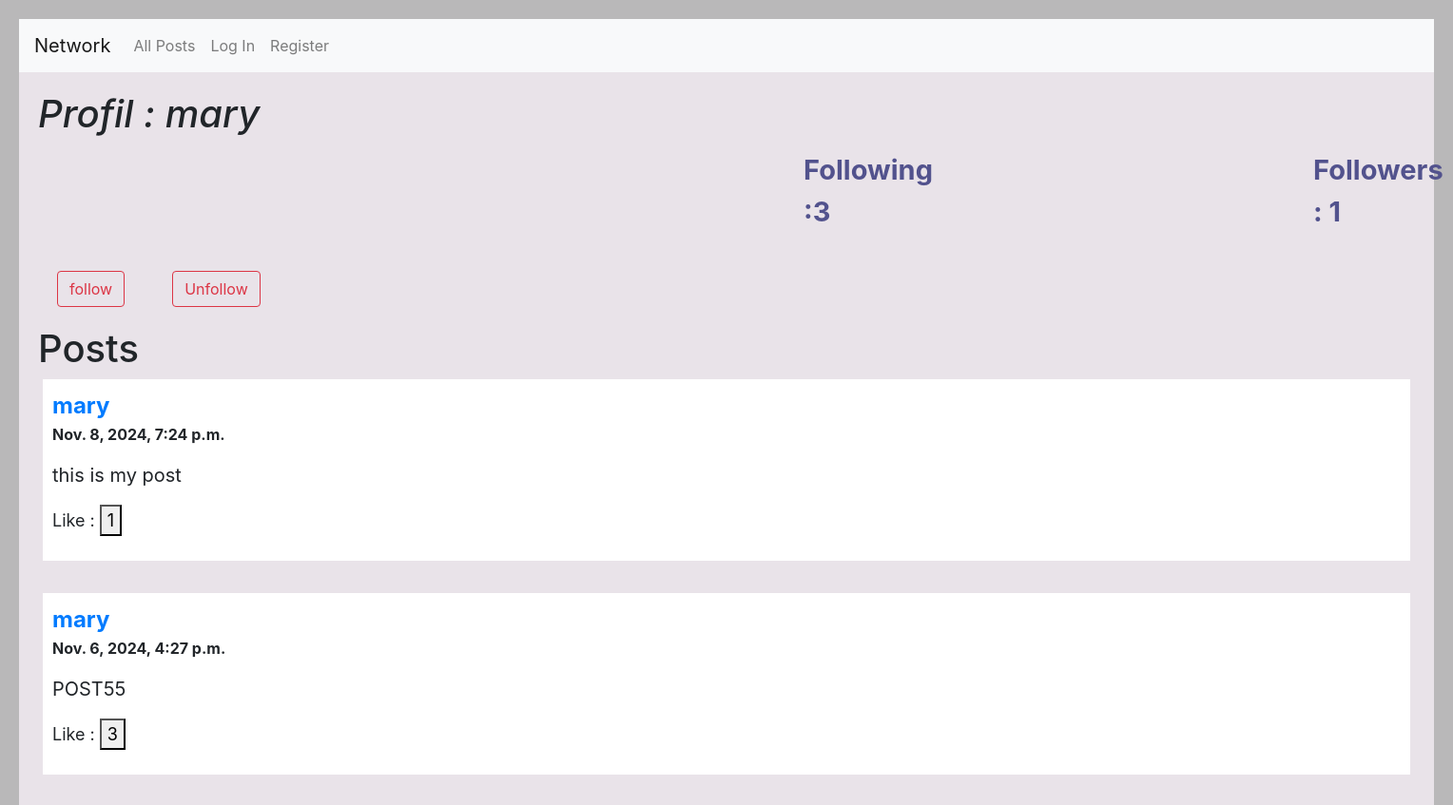
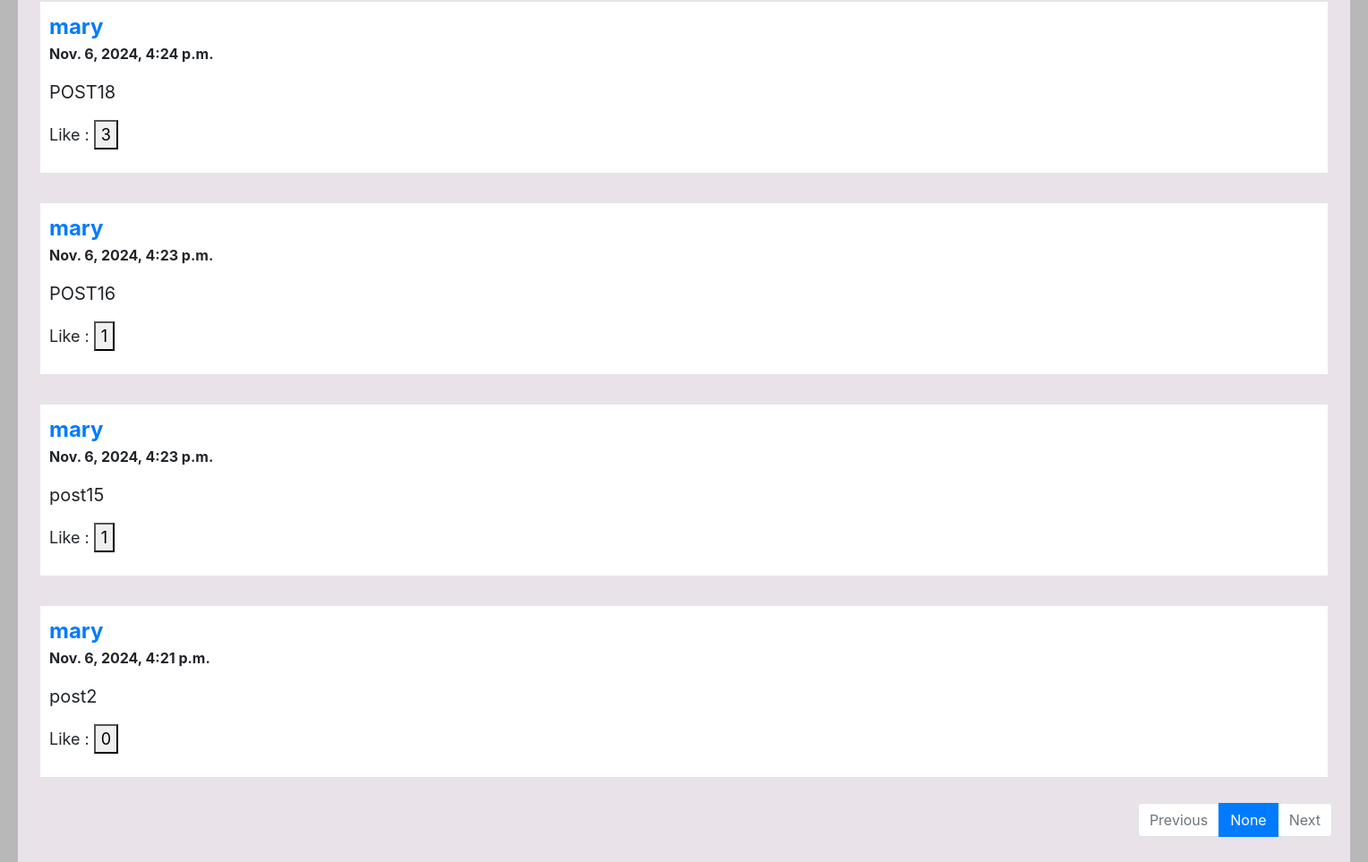
Page /profil/mary on the committed database (2 pictures, top to bottom).
### network/models.py (models this page shows, shortened)
class User(AbstractUser):
    pass

class Post(models.Model):
    user = models.ForeignKey("User", on_delete=models.CASCADE, related_name="emails")
    content = models.TextField(blank=True)
    timestamp = models.DateTimeField(auto_now_add=True)
    like = models.IntegerField(default=0)
    followers = models.ManyToManyField(User, through='follow' , through_fields=('post_fo', 'follower'),related_name='followed_post')
    liked_by =models.ManyToManyField(User,related_name ="liked_post",blank=True)

### network/views.py (the view)
# urls.py: path("profil/<str:name>", views.profil ,name="profil"),
@csrf_exempt
def profil(request,name):
     users= request.user
     user_name=User.objects.get(username=name)
     foll= follow.objects.filter(follower=user_name)
     following_users = [f.following for f in foll]
     following_nbr =len(following_users)
     follower_nbr=len(follow.objects.filter(following=user_name))
     userr = User.objects.get(username=name)
     post = Post.objects.filter(user=userr)
     post = post.order_by("-timestamp").all()
     paginator = Paginator(post, 10)
     page_number = request.GET.get('page')
     page_obj = paginator.get_page(page_number)
     return render(request, "network/profil.html",{
         "posts":post,
         "others":users,
         "userr":userr,
         "following_nbr":following_nbr,
         "follower_nbr":follower_nbr,
          'page_obj': page_obj,
         'page_number':page_number,
                  })

### network/templates/network/profil.html (shortened to what this page needs)
{% extends "network/layout.html" %}
{% load static %}
{% block body %}
<h1 style="font-style: italic;">Profil : {{userr.username}}</h1>
    <div id="profil1" style="display: flex; font-size: 29px; font-weight: bold; padding:5px ;color:#52528d">
       <p style="margin-left:800px ;">Following :{{following_nbr}}</p>
       <p style="margin-left:400px ;">Followers : {{follower_nbr}}</p>
      </div>
       {% if others != userr %}
       <div style="display: flex ; margin: 20px;">
        <form action="{% url 'follow' userr %}" method="POST" style="margin-right: 50px;">
            <button type="submit" class="btn btn-outline-danger">follow</button>
            </form>
            <form action="{% url 'unfollow' userr %}" method="POST">
              <button type="submit" class="btn btn-outline-danger">Unfollow</button>
              </form>
       </div>
       {% endif %}
        <h1>Posts </h1>
        {% for post in page_obj %}
              <div id="post-{{post.id}}" class="post ">
                <b style="font-size: 1.5em; margin-right: 1400px;"><a href="{%url 'profil' post.user %}" >{{post.user}} </a></b>
                <b> <p>{{post.timestamp}}</p></b>
                <p id="p-{{post.id}}" style="font-size: 20px;">{{post.content}}</p>
                <p style="font-size: 18px;">Like :
                  <button id="like-{{post.id}}" class="like" data-post-id="{{post.id}}">{{post.like}}</button></p>
        </div>
        <br>
         {% endfor %}
        <nav aria-label="Page navigation example">
            <ul class="pagination justify-content-end">
                {% if page_obj.has_previous %}
                <li ><a class="page-link" href="?page={{ page_obj.previous_page_number }}" >Previous</a></li>
                <li class="page-item"><a class="page-link" href="?page={{page_obj.previous_page_number }}">{{page_obj.previous_page_number }}</a></li>
                {% else %}
                <li class="page-item disabled"><span class="page-link " aria-disabled="true">Previous</span></li>
                {% endif %}
              <li class="page-item active"><a class="page-link" href="?page={{page_obj}}">{{page_number}}</a></li>
              {% if page_obj.has_next %}
              <li class="page-item"><a class="page-link" href="?page=3">{{page_obj.next_page_number  }}</a></li>
                <li class="page-item"><a class="page-link" href="?page={{ page_obj.next_page_number }}">Next</a>
                {% else %}
                <li class="page-item disabled"><span class="page-link page-item disabled" aria-disabled="true">Next</span>
                {% endif %}
              </li>
            </ul>
          </nav>
    </div>
{% endblock %}

### network/static/network/styles.css (style rules this page uses)
.post { background-color: white; margin: 5px; padding: 10PX; }
body { padding: 20px; background-color: rgb(185, 184, 185); }

### rows in the picture
User: username "mary"
Post: user "mary", timestamp "Nov. 8, 2024, 7:24 p.m.", content "this is my post", like "1"
Post: user "mary", timestamp "Nov. 6, 2024, 4:27 p.m.", content "POST55", like "3"
Post: user "mary", timestamp "Nov. 6, 2024, 4:24 p.m.", content "POST18", like "3"
Post: user "mary", timestamp "Nov. 6, 2024, 4:23 p.m.", content "POST16", like "1"
Post: user "mary", timestamp "Nov. 6, 2024, 4:23 p.m.", content "post15", like "1"
Post: user "mary", timestamp "Nov. 6, 2024, 4:21 p.m.", content "post2", like "0"

### other values in the picture
{{ following_nbr }} "3"
{{ follower_nbr }} "1"
{{ page_number }} "None"
